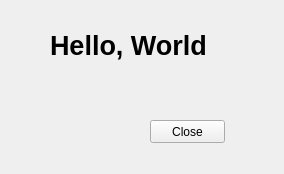
<?xml version="1.0" encoding="UTF-8"?>
<ui version="4.0">
 <class>Widget</class>
 <widget class="QWidget" name="Widget">
  <property name="geometry">
   <rect>
    <x>0</x>
    <y>0</y>
    <width>284</width>
    <height>174</height>
   </rect>
  </property>
  <property name="windowTitle">
   <string>My First Demo</string>
  </property>
  <widget class="QLabel" name="LabDemo">
   <property name="geometry">
    <rect>
     <x>50</x>
     <y>20</y>
     <width>201</width>
     <height>51</height>
    </rect>
   </property>
   <property name="font">
    <font>
     <pointsize>20</pointsize>
     <bold>true</bold>
    </font>
   </property>
   <property name="text">
    <string>Hello, World</string>
   </property>
  </widget>
  <widget class="QPushButton" name="btnClose">
   <property name="geometry">
    <rect>
     <x>150</x>
     <y>120</y>
     <width>75</width>
     <height>23</height>
    </rect>
   </property>
   <property name="text">
    <string>Close</string>
   </property>
  </widget>
 </widget>
 <layoutdefault spacing="6" margin="11"/>
 <resources/>
 <connections>
  <connection>
   <sender>btnClose</sender>
   <signal>clicked()</signal>
   <receiver>Widget</receiver>
   <slot>close()</slot>
   <hints>
    <hint type="sourcelabel">
     <x>267</x>
     <y>241</y>
    </hint>
    <hint type="destinationlabel">
     <x>199</x>
     <y>149</y>
    </hint>
   </hints>
  </connection>
 </connections>
</ui>
